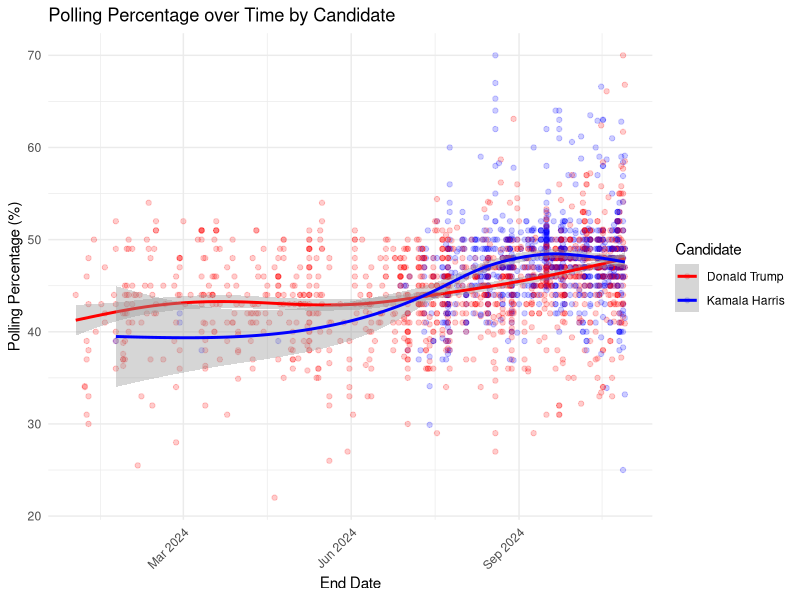

This chart was generated by the following R code:
## ---- chunk 1
#| include: false
#| warning: false
#| message: false

library(tidyverse)
library(skimr)
library(knitr)
library(GGally)
library(dplyr)
library(broom)
## ---- chunk 2
#| echo: false
#| message: false
#| warning: false
#| include: false
data <- read.csv("../data/02-analysis_data/cleaned_president_polls.csv")
skim(data)
## ---- chunk 3
#| warning: false
#| message: false
#| echo: false
#| label: fig-pct
data %>% filter(candidate_name %in% c("Kamala Harris", "Donald Trump")) %>% 
  mutate(end_date = as.Date(end_date, format = "%m/%d/%y")) %>% 
  filter(end_date > as.Date("2024-01-01")) %>% 
  ggplot(aes(x = end_date, y = pct, color = candidate_name, group = candidate_name)) +
  geom_point(alpha = 0.2) +
  geom_smooth() +
  labs(
    title = "Polling Percentage over Time by Candidate",
    x = "End Date",
    y = "Polling Percentage (%)",
    color = "Candidate"
  ) +
  scale_color_manual(values = c("Kamala Harris" = "blue", "Donald Trump" = "red")) +
  theme_minimal() +
  scale_x_date(date_breaks = "3 months", date_labels = "%b %Y") +
  theme(axis.text.x = element_text(angle = 45, hjust = 1))

## ---- chunk 4
#| echo: false
#| message: false
#| warning: false
fit_model <- function(data, candidate) {
  candidate_data <- data %>% filter(candidate_name == candidate)
  
  if (nrow(candidate_data) > 0) {  # Check if there are rows for the candidate
    model <- lm(pct ~ days_towards_election, data = candidate_data)
    tidy_model <- tidy(model)  # Get a tidy summary of the model
    tidy_model$candidate <- candidate  # Add candidate to the output
    return(tidy_model)
  } else {
    return(NULL)  # Return NULL if no data for the candidate
  }
}

# Candidate names
candidate_names <- c("Kamala Harris", "Donald Trump")

# Initialize an empty list to store results
results <- list()

# Loop over candidates and store each model's results
for (candidate in candidate_names) {
  model_result <- fit_model(data, candidate)  # Fit the model
  
  # Check if the model_result is not NULL and add to the results list
  if (!is.null(model_result)) {
    results[[candidate]] <- model_result
  }
}

# Combine results for all candidates into a single data frame
final_results_baseline <- bind_rows(results, .id = "candidate")

# View the final results
kable(final_results_baseline)

## ---- chunk 5
#| echo: false
#| message: false
#| warning: false
data_nevada <- data %>% filter(state == "Nevada") 
data_arizona <- data %>% filter(state == "Arizona") 
data_wisconsin <- data %>% filter(state == "Wisconsin") 
data_michigan <- data %>% filter(state == "Michigan") 
data_penn <- data %>% filter(state == "Pennsylvania") 
data_north_carolina <- data %>% filter(state == "North Carolina") 
data_georgia <- data %>% filter(state == "Georgia") 


fit_model <- function(data, candidate) {
  candidate_data <- data %>% filter(candidate_name == candidate)
  
  if (nrow(candidate_data) > 0) {  # Check if there are rows for the candidate
    model <- lm(pct ~ days_towards_election, data = candidate_data)
    tidy_model <- tidy(model)  # Get a tidy summary of the model
    tidy_model$state <- unique(candidate_data$state)  # Add state to the output
    tidy_model$candidate <- candidate  # Add candidate to the output
    return(tidy_model)
  } else {
    return(NULL)  # Return NULL if no data for the candidate
  }
}


state_data_list <- list(
  Nevada = data_nevada,
  Arizona = data_arizona,
  Wisconsin = data_wisconsin,
  Michigan = data_michigan,
  Pennsylvania = data_penn,
  North_Carolina = data_north_carolina,
  Georgia = data_georgia
)


# Initialize an empty list to store results
results <- list()

# Loop through each candidate
for (candidate in candidate_names) {
  state_results <- list()  # Initialize an empty list for state results
  
  # Loop through each state dataset
  for (state_name in names(state_data_list)) {
    state_data <- state_data_list[[state_name]]  # Get the state data
    model_result <- fit_model(state_data, candidate)  # Fit the model
    state_results[[state_name]] <- model_result  # Store the result
  }
  
  # Combine results for the current candidate into a single data frame
  results[[candidate]] <- bind_rows(state_results)
}

# Combine results for all candidates into a single data frame
final_results <- bind_rows(results, .id = "candidate")

# View the final results
kable(final_results)

## ---- chunk 6
#| echo: false
#| message: false
#| warning: false



intercept_results_baseline <- final_results_baseline %>%
  filter(term == "(Intercept)")

# Spread the results into wide format
intercept_wide_baseline <- intercept_results_baseline %>%
  select(candidate, estimate) %>%
  pivot_wider(names_from = candidate, values_from = estimate, values_fill = NA)

# Calculate the difference in estimates between candidates
intercept_wide_baseline <- intercept_wide_baseline %>%
  mutate(difference = `Kamala Harris` - `Donald Trump`)

# View the results with differences
kable(intercept_wide_baseline)
## ---- chunk 7
#| echo: false
#| message: false
#| warning: false
intercept_results <- final_results %>%
  filter(term == "(Intercept)")

# Spread the results into wide format
intercept_wide <- intercept_results %>%
  select(state, candidate, estimate) %>%
  pivot_wider(names_from = candidate, values_from = estimate, values_fill = NA)

# Calculate the difference in estimates between candidates
intercept_wide <- intercept_wide %>%
  mutate(difference = `Kamala Harris` - `Donald Trump`)

# View the results with differences
kable(intercept_wide)
## ---- chunk 8
#| echo: false
#| message: false
#| warning: false
solid_state_votes <- data.frame(
  Candidate = c("Harris", "Trump"),
  Solid_State_Votes = c(226, 219)
)
intercept_wide$electoral_votes <- c(6, 11, 10, 15, 19, 16, 16)

swing_state_results <- intercept_wide %>%
  mutate(Winner = ifelse(difference > 0, "Harris", "Trump")) %>%
  group_by(Winner) %>%
  summarize(Predicted_Swing_State_Votes = sum(electoral_votes))

total_votes <- solid_state_votes %>%
  left_join(swing_state_results, by = c("Candidate" = "Winner")) %>%
  mutate(Predicted_Swing_State_Votes = ifelse(is.na(Predicted_Swing_State_Votes), 0, Predicted_Swing_State_Votes),
         Total_Predicted_Votes = Solid_State_Votes + Predicted_Swing_State_Votes)

kable(total_votes, caption = "Predicted Electoral Votes for Each Candidate")
## ---- chunk 9
#| echo: false
#| message: false
#| warning: false
## ---- chunk 10
#| echo: false
#| message: false
#| warning: false
